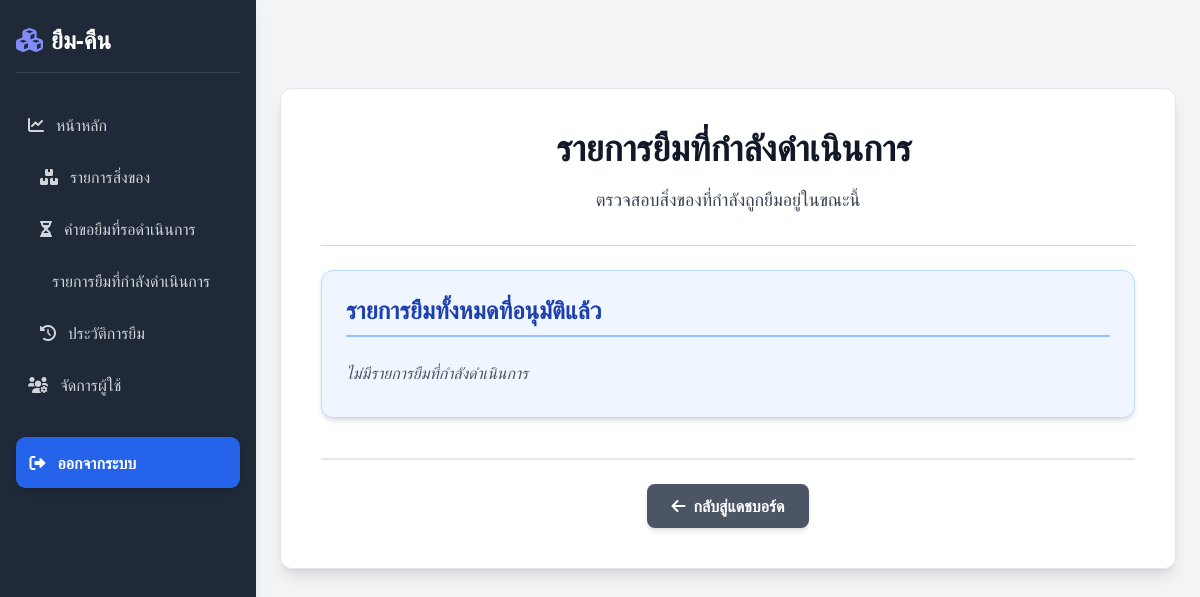
/borrowing/active-loans/ (signed in), run on an earlier commit of the app's database.
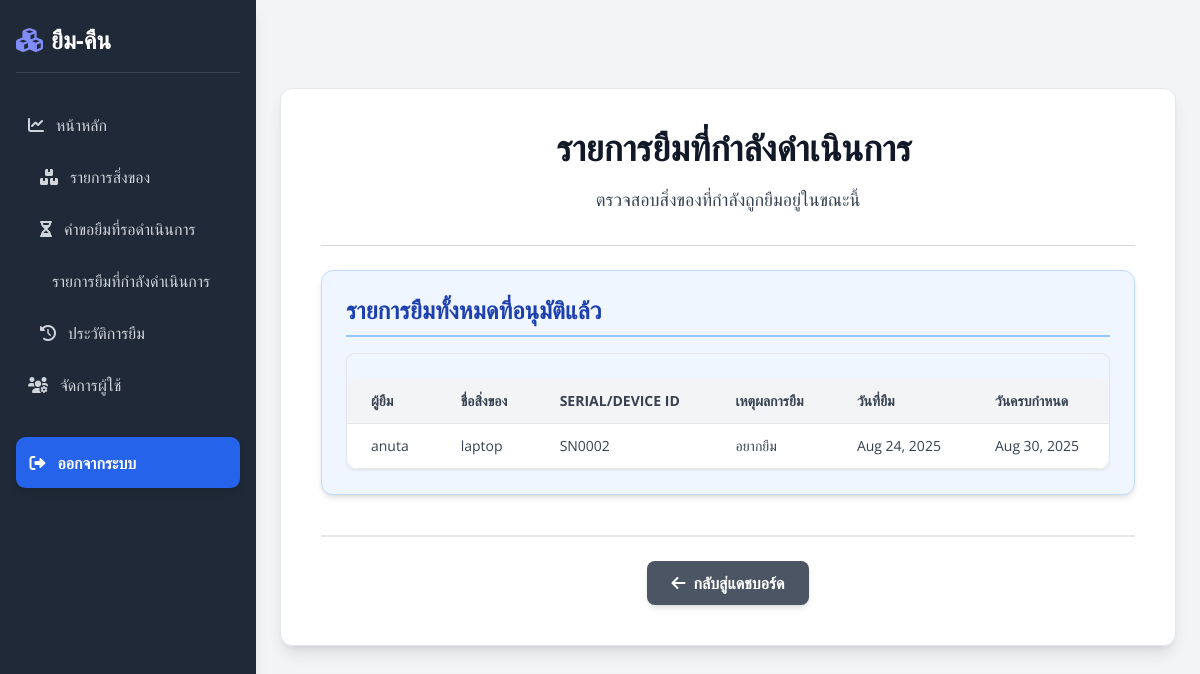
And on a later commit of the database.
### borrowing/models.py (models this page shows, shortened)
class Loan(models.Model):
    asset = models.ForeignKey(Asset, on_delete=models.CASCADE, verbose_name="อุปกรณ์") # เปลี่ยนจาก item เป็น asset
    borrower = models.ForeignKey(CustomUser, on_delete=models.CASCADE, verbose_name="ผู้ยืม")
    borrow_date = models.DateTimeField(auto_now_add=True, verbose_name="วันที่ยืม")
    due_date = models.DateField(verbose_name="กำหนดคืน") # ใช้ DateField สำหรับวันที่เท่านั้น
    return_date = models.DateTimeField(null=True, blank=True, verbose_name="วันที่คืน")
    STATUS_CHOICES = [
        ('pending', 'รอดำเนินการ'),
        ('approved', 'อนุมัติแล้ว'),
        ('returned', 'คืนแล้ว'),
        ('rejected', 'ถูกปฏิเสธ'),
        ('overdue', 'เกินกำหนด'),
    ]
    status = models.CharField(max_length=20, choices=STATUS_CHOICES, default='pending', verbose_name="สถานะ")
    reason = models.TextField(blank=True, verbose_name="เหตุผลการยืม") # เพิ่มฟิลด์เหตุผลการยืม
    class Meta:
        verbose_name = "รายการยืม"
        verbose_name_plural = "รายการยืม"
        ordering = ['-borrow_date']

class Asset(models.Model):
    item = models.ForeignKey(Item, on_delete=models.CASCADE, related_name='assets', verbose_name="ประเภทสิ่งของ")
    serial_number = models.CharField(max_length=255, blank=True, null=True, unique=True, verbose_name="หมายเลขซีเรียล")
    device_id = models.CharField(max_length=255, blank=True, null=True, unique=True, verbose_name="ID อุปกรณ์")
    location = models.CharField(max_length=255, blank=True, null=True, verbose_name="ตำแหน่ง")
    condition = models.CharField(max_length=255, blank=True, null=True, verbose_name="สภาพ")
    STATUS_CHOICES = [
        ('available', 'พร้อมใช้งาน'),
        ('on_loan', 'กำลังถูกยืม'),
        ('maintenance', 'บำรุงรักษา'),
        ('retired', 'ปลดระวาง'),
    ]
    status = models.CharField(max_length=20, choices=STATUS_CHOICES, default='available', verbose_name="สถานะ")
    class Meta:
        verbose_name = "อุปกรณ์"
        verbose_name_plural = "อุปกรณ์"

class Item(models.Model):
    organization = models.ForeignKey(Organization, on_delete=models.CASCADE, verbose_name="องค์กร")
    name = models.CharField(max_length=255, verbose_name="ชื่อประเภทสิ่งของ")
    description = models.TextField(blank=True, verbose_name="รายละเอียด")
    total_quantity = models.IntegerField(default=0, verbose_name="จำนวนทั้งหมด")
    available_quantity = models.IntegerField(default=0, verbose_name="จำนวนที่เหลืออยู่")
    image = models.ImageField(upload_to='item_images/', blank=True, null=True, verbose_name="รูปภาพสิ่งของ")
    item_type = models.CharField(max_length=100, blank=True, null=True, verbose_name="ประเภทสิ่งของ")
    added_at = models.DateTimeField(auto_now_add=True, verbose_name="วันที่เพิ่ม")
    class Meta:
        verbose_name = "ประเภทสิ่งของ"
        verbose_name_plural = "ประเภทสิ่งของ"
        unique_together = ('organization', 'name')

### users/models.py (models this page shows, shortened)
class CustomUser(AbstractUser):
    organization = models.ForeignKey(Organization, on_delete=models.SET_NULL, null=True, blank=True, verbose_name="องค์กร")
    is_org_admin = models.BooleanField(default=False, verbose_name="ผู้ดูแลองค์กร")
    is_platform_admin = models.BooleanField(default=False, verbose_name="ผู้ดูแลแพลตฟอร์ม")
    phone_number = models.CharField(max_length=20, blank=True, null=True)
    class Meta:
        verbose_name = "ผู้ใช้งาน"
        verbose_name_plural = "ผู้ใช้งาน"

### borrowing/views.py (the view)
# urls.py: path('active-loans/', views.active_loans_view, name='active_loans_view'),
@login_required
def active_loans_view(request):
    if not request.user.is_org_admin:
        messages.error(request, "คุณไม่มีสิทธิ์เข้าถึงหน้านี้")
        return redirect('dashboard')
    active_loans = Loan.objects.filter(asset__item__organization=request.user.organization, status='approved').order_by('due_date')
    context = {
        'active_loans': active_loans,
    }
    return render(request, 'borrowing/active_loans.html', context)

### users/context_processors.py (called while the page is built)
def unread_notifications_count(request):
    if request.user.is_authenticated:
        count = Notification.objects.filter(user=request.user, is_read=False).count()
        return {'unread_notifications_count': count}
    return {'unread_notifications_count': 0} # หากผู้ใช้ยังไม่ได้ล็อกอิน ให้ส่ง 0

### borrowing/templates/borrowing/active_loans.html (shortened to what this page needs)
{% extends 'users/base.html' %}
{% block content %}
<div class="bg-white p-6 md:p-8 lg:p-10 rounded-xl shadow-lg max-w-5xl mx-auto my-8 border border-gray-200">
    <h1 class="text-3xl md:text-4xl font-extrabold text-gray-900 mb-4 text-center flex items-center justify-center gap-x-3">
         รายการยืมที่กำลังดำเนินการ
    </h1>
    <p class="text-gray-700 mb-8 text-center text-lg max-w-2xl mx-auto">ตรวจสอบสิ่งของที่กำลังถูกยืมอยู่ในขณะนี้</p>
    <hr class="my-6 border-gray-300">
    <div class="mb-10 p-6 bg-blue-50 rounded-xl shadow-md border border-blue-200">
        <h2 class="text-2xl font-bold text-blue-800 mb-4 border-b-2 pb-2 border-blue-300 flex items-center gap-x-2">
            รายการยืมทั้งหมดที่อนุมัติแล้ว
        </h2>
        {% if active_loans %}
            <div class="overflow-x-auto rounded-lg border border-gray-200 shadow-sm">
                <table class="min-w-full bg-white">
                    <thead>
                        <tr class="bg-gray-100 text-gray-700 uppercase text-sm leading-normal font-bold">
                            <th class="py-3 px-6 text-left">ผู้ยืม</th>
                            <th class="py-3 px-6 text-left">ชื่อสิ่งของ</th>
                            <th class="py-3 px-6 text-left">Serial/Device ID</th>
                            <th class="py-3 px-6 text-left">เหตุผลการยืม</th>
                            <th class="py-3 px-6 text-left">วันที่ยืม</th>
                            <th class="py-3 px-6 text-left">วันครบกำหนด</th>
                        </tr>
                    </thead>
                    <tbody class="text-gray-700 text-sm divide-y divide-gray-100">
                        {% for loan in active_loans %}
                            <tr class="hover:bg-gray-50 transition duration-150 ease-in-out">
                                <td class="py-3 px-6 text-left whitespace-nowrap">{{ loan.borrower.username }}</td>
                                <td class="py-3 px-6 text-left">{{ loan.asset.item.name }}</td>
                                <td class="py-3 px-6 text-left">{{ loan.asset.serial_number|default:loan.asset.device_id|default:"-" }}</td>
                                <td class="py-3 px-6 text-left max-w-xs whitespace-normal">{{ loan.reason|default:"-" }}</td>
                                <td class="py-3 px-6 text-left">{{ loan.borrow_date|date:"M d, Y" }}</td>
                                <td class="py-3 px-6 text-left">{{ loan.due_date|date:"M d, Y" }}</td>
                            </tr>
                        {% endfor %}
                    </tbody>
                </table>
            </div>
        {% else %}
            <p class="text-gray-600 italic py-2">ไม่มีรายการยืมที่กำลังดำเนินการ</p>
        {% endif %}
    </div>
    <div class="mt-8 pt-6 border-t-2 border-gray-200 flex flex-wrap gap-4 justify-center">
        <a href="{% url 'dashboard' %}" class="bg-gray-600 hover:bg-gray-700 text-white font-semibold py-2.5 px-6 rounded-lg transition duration-300 transform hover:scale-105 shadow-md flex items-center">
            <i class="fas fa-arrow-left mr-2"></i> กลับสู่แดชบอร์ด
        </a>
    </div>
</div>
{% endblock content %}

What changed in the data, as far as the page shows it:
now on this page (row edited): Loan: borrower.username "anuta", asset.item.name "laptop", asset.serial_number "SN0002", reason "อยากยืม", borrow_date "Aug 24, 2025", due_date "Aug 30, 2025"
Also different on the page:
text no longer shown: "ไม่มีรายการยืมที่กำลังดำเนินการ"
text now shown: "ผู้ยืม ชื่อสิ่งของ SERIAL/DEVICE ID เหตุผลการยืม วันที่ยืม วันครบกำหนด"
